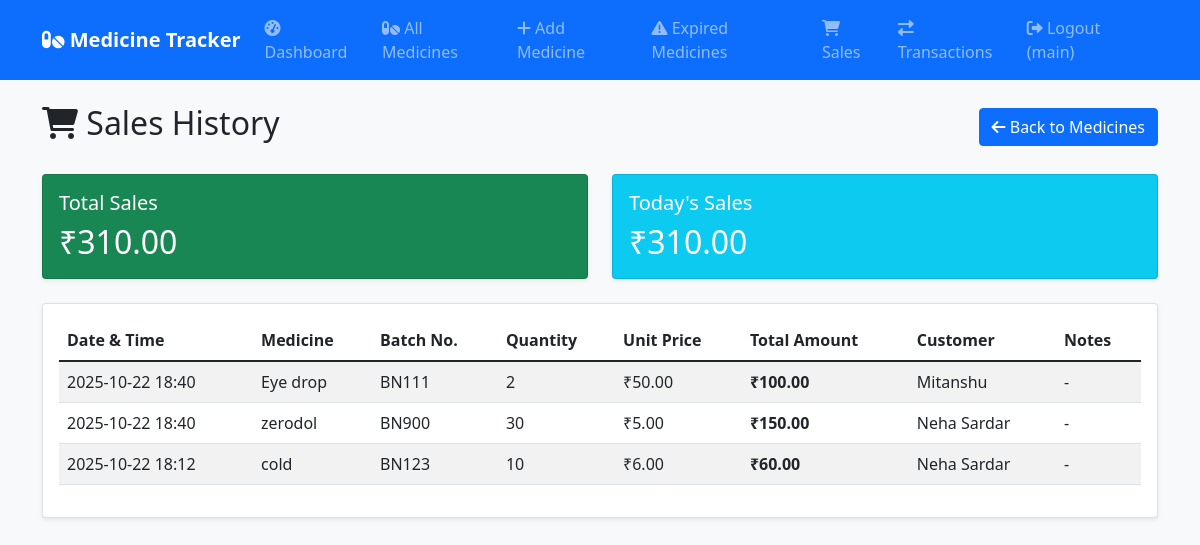
The app's page /sales (signed in) with its own data.
### models.py (models this page shows, shortened)
class User(UserMixin, db.Model):
    id = db.Column(db.Integer, primary_key=True)
    username = db.Column(db.String(80), unique=True, nullable=False)
    email = db.Column(db.String(120), unique=True, nullable=False)
    password_hash = db.Column(db.String(128))
    created_at = db.Column(db.DateTime, default=datetime.utcnow)
    medicines = db.relationship('Medicine', backref='user', lazy=True)
    transactions = db.relationship('Transaction', backref='user', lazy=True)
    sales = db.relationship('Sale', backref='user', lazy=True)

class Sale(db.Model):
    id = db.Column(db.Integer, primary_key=True)
    medicine_id = db.Column(db.Integer, db.ForeignKey('medicine.id'), nullable=False)
    user_id = db.Column(db.Integer, db.ForeignKey('user.id'), nullable=False)
    quantity = db.Column(db.Integer, nullable=False)
    sale_price = db.Column(db.Float, nullable=False)
    total_amount = db.Column(db.Float, nullable=False)
    customer_name = db.Column(db.String(100))
    sale_date = db.Column(db.DateTime, default=datetime.utcnow)
    notes = db.Column(db.String(200))

class Medicine(db.Model):
    id = db.Column(db.Integer, primary_key=True)
    name = db.Column(db.String(100), nullable=False)
    batch_number = db.Column(db.String(50), nullable=False)
    category = db.Column(db.String(50), nullable=False, default='tablet')
    quantity = db.Column(db.Integer, nullable=False)
    price = db.Column(db.Float, nullable=False)
    expiry_date = db.Column(db.Date, nullable=False)
    low_stock_alert = db.Column(db.Integer, default=10)
    created_at = db.Column(db.DateTime, default=datetime.utcnow)
    user_id = db.Column(db.Integer, db.ForeignKey('user.id'), nullable=False)
    transactions = db.relationship('Transaction', backref='medicine', lazy=True)
    sales = db.relationship('Sale', backref='medicine', lazy=True)

### app.py (the view)
@app.route('/sales')
@login_required
def sales():
    sales_list = Sale.query.join(Medicine).filter(
        Medicine.user_id == current_user.id
    ).order_by(Sale.sale_date.desc()).all()
    total_sales = db.session.query(db.func.sum(Sale.total_amount)).filter(
        Sale.user_id == current_user.id
    ).scalar() or 0
    today_sales = db.session.query(db.func.sum(Sale.total_amount)).filter(
        Sale.user_id == current_user.id,
        db.func.date(Sale.sale_date) == date.today()
    ).scalar() or 0
    return render_template('sales.html',
                         sales=sales_list,
                         total_sales=total_sales,
                         today_sales=today_sales)

### app.py (called while the page is built)
@login_manager.user_loader
def load_user(user_id):
    return User.query.get(int(user_id))

@app.context_processor
def inject_current_date():
    from datetime import date
    return {'current_date': date.today()}

@app.context_processor
def inject_navigation():
    categories = ['tablet', 'syrup', 'capsule', 'ointment', 'injection', 'drops', 'inhaler', 'cream', 'gel', 'powder']
    return {
        'navigation': [
            {'name': 'Dashboard', 'url': url_for('dashboard'), 'icon': 'fas fa-tachometer-alt'},
            {'name': 'All Medicines', 'url': url_for('medicines'), 'icon': 'fas fa-pills'},
            {'name': 'Add Medicine', 'url': url_for('add_medicine'), 'icon': 'fas fa-plus'},
            {'name': 'Expired Medicines', 'url': url_for('expired_medicines'), 'icon': 'fas fa-exclamation-triangle'},
            {'name': 'Sales', 'url': url_for('sales'), 'icon': 'fas fa-shopping-cart'},
            {'name': 'Transactions', 'url': url_for('transactions'), 'icon': 'fas fa-exchange-alt'},
        ],
        'categories': categories
    }

### Templates/sales.html
{% extends "base.html" %}
{% block content %}
<div class="d-flex justify-content-between align-items-center mb-4">
    <h2><i class="fas fa-shopping-cart"></i> Sales History</h2>
    <a href="{{ url_for('medicines') }}" class="btn btn-primary">
        <i class="fas fa-arrow-left"></i> Back to Medicines
    </a>
</div>
<div class="row mb-4">
    <div class="col-md-6">
        <div class="card text-white bg-success">
            <div class="card-body">
                <h5 class="card-title">Total Sales</h5>
                <h2 class="card-text">₹{{ "%.2f"|format(total_sales) }}</h2>
            </div>
        </div>
    </div>
    <div class="col-md-6">
        <div class="card text-white bg-info">
            <div class="card-body">
                <h5 class="card-title">Today's Sales</h5>
                <h2 class="card-text">₹{{ "%.2f"|format(today_sales) }}</h2>
            </div>
        </div>
    </div>
</div>
<div class="card">
    <div class="card-body">
        {% if sales %}
        <div class="table-responsive">
            <table class="table table-striped">
                <thead>
                    <tr>
                        <th>Date & Time</th>
                        <th>Medicine</th>
                        <th>Batch No.</th>
                        <th>Quantity</th>
                        <th>Unit Price</th>
                        <th>Total Amount</th>
                        <th>Customer</th>
                        <th>Notes</th>
                    </tr>
                </thead>
                <tbody>
                    {% for sale in sales %}
                    <tr>
                        <td>{{ sale.sale_date.strftime('%Y-%m-%d %H:%M') }}</td>
                        <td>{{ sale.medicine.name }}</td>
                        <td>{{ sale.medicine.batch_number }}</td>
                        <td>{{ sale.quantity }}</td>
                        <td>₹{{ "%.2f"|format(sale.sale_price) }}</td>
                        <td><strong>₹{{ "%.2f"|format(sale.total_amount) }}</strong></td>
                        <td>{{ sale.customer_name or '-' }}</td>
                        <td>{{ sale.notes or '-' }}</td>
                    </tr>
                    {% endfor %}
                </tbody>
            </table>
        </div>
        {% else %}
        <div class="text-center py-4">
            <i class="fas fa-shopping-cart fa-3x text-muted mb-3"></i>
            <p class="text-muted">No sales records found.</p>
        </div>
        {% endif %}
    </div>
</div>
{% endblock %}

### Templates/base.html (shortened to what this page needs)
<!DOCTYPE html>
<html lang="en">
<head>
    <link href="https://cdn.jsdelivr.net/npm/bootstrap@5.1.3/dist/css/bootstrap.min.css" rel="stylesheet">
    <link href="https://cdnjs.cloudflare.com/ajax/libs/font-awesome/6.0.0/css/all.min.css" rel="stylesheet">
    <link href="{{ url_for('static', filename='style.css') }}" rel="stylesheet">
</head>
<body>
    <nav class="navbar navbar-expand-lg navbar-dark bg-primary">
        <div class="container">
            <a class="navbar-brand" href="{{ url_for('dashboard') }}">
                <i class="fas fa-pills"></i> Medicine Tracker
            </a>
            {% if current_user.is_authenticated %}
            <div class="collapse navbar-collapse" id="navbarNav">
                <ul class="navbar-nav me-auto">
                    {% for item in navigation %}
                    <li class="nav-item">
                        <a class="nav-link" href="{{ item.url }}">
                            <i class="{{ item.icon }}"></i> {{ item.name }}
                        </a>
                    </li>
                    {% endfor %}
                </ul>
                <div class="navbar-nav">
                    <a class="nav-link" href="{{ url_for('logout') }}">
                        <i class="fas fa-sign-out-alt"></i> Logout ({{ current_user.username }})
                    </a>
                </div>
            </div>
            {% endif %}
        </div>
    </nav>
    <div class="container mt-4">
        {% block content %}{% endblock %}
    </div>
</body>
</html>

### Static/style.css (style rules this page uses)
body { background-color: #f8f9fa; }
.card { box-shadow: 0 0.125rem 0.25rem rgba(0, 0, 0, 0.075); border: 1px solid rgba(0, 0, 0, 0.125); }
.navbar-brand { font-weight: bold; }
.table th { border-top: none; font-weight: 600; }

### records on screen
User: username "main"
Sale: sale_date "2025-10-22 18:40", medicine.name "Eye drop", medicine.batch_number "BN111", quantity "2", sale_price "50.00", total_amount "100.00", customer_name "Mitanshu", notes "-"
Sale: sale_date "2025-10-22 18:40", medicine.name "zerodol", medicine.batch_number "BN900", quantity "30", sale_price "5.00", total_amount "150.00", customer_name "Neha Sardar", notes "-"
Sale: sale_date "2025-10-22 18:12", medicine.name "cold", medicine.batch_number "BN123", quantity "10", sale_price "6.00", total_amount "60.00", customer_name "Neha Sardar", notes "-"

### other values on screen
{{ item.name }} "Dashboard" "All Medicines" "Add Medicine" "Expired Medicines" "Sales" "Transactions"
{{ "%.2f"|format(total_sales) }} "310.00"
{{ "%.2f"|format(today_sales) }} "310.00"
